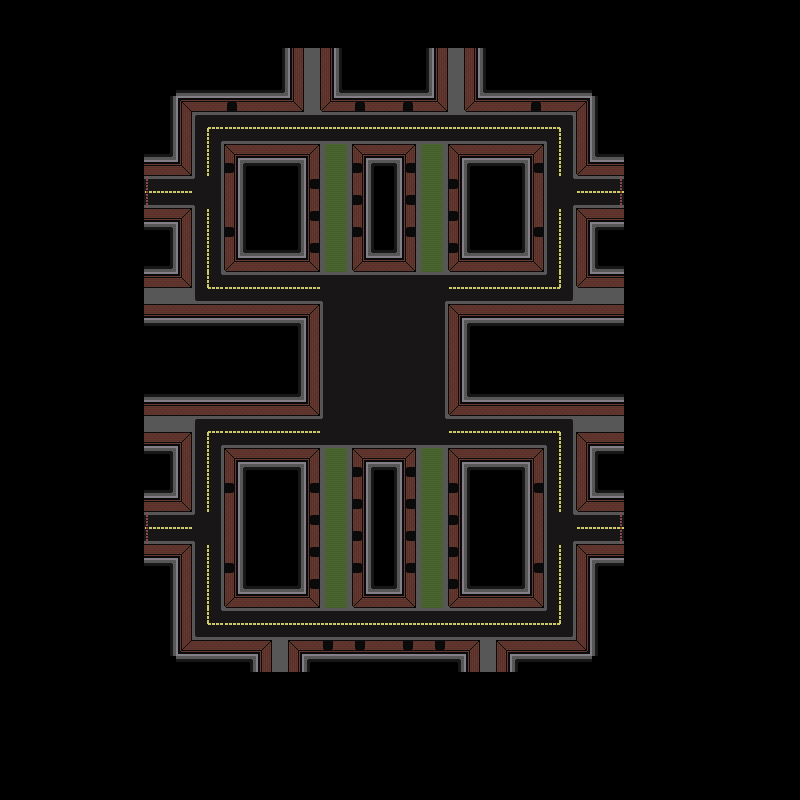

Below is a game level as drawn by its tile map, then a one-line description and the .tmx that defines it (tile-layer data replaced by summaries):
An orthogonal 50x50 tile map with 16x16 px tiles, 3 tile layers (floor, graphic, doors), 1 hidden layer not drawn, 2 tilesets and 2 objects (bounds, player).

<map version="1.10" tiledversion="1.10.2" orientation="orthogonal" renderorder="right-down" width="50" height="50" tilewidth="16" tileheight="16" infinite="0" backgroundcolor="#000000" nextlayerid="6" nextobjectid="3">
 <tileset firstgid="1" source="tile_map.tsx" />
 <tileset firstgid="190" source="mechtiles16.tsx" />
 <layer id="2" name="floor" width="50" height="50">
  <data>[2500 cells, 445 non-empty, 38 distinct tile ids]</data>
 </layer>
 <layer id="3" name="graphic" width="50" height="50">
  <data>[2500 cells, 568 non-empty, 20 distinct tile ids]</data>
 </layer>
 <layer id="4" name="doors" width="50" height="50">
  <data>[2500 cells, 44 non-empty, 4 distinct tile ids]</data>
 </layer>
 <layer id="1" name="mech" width="50" height="50" visible="0">
  <data>[2500 cells, 1300 non-empty, 10 distinct tile ids]</data>
 </layer>
 <objectgroup id="5" name="spawns" visible="0">
  <object id="1" name="bounds" x="144" y="48" width="480" height="624" />
  <object id="2" name="player" x="368" y="352" width="16" height="16" />
 </objectgroup>
</map>
